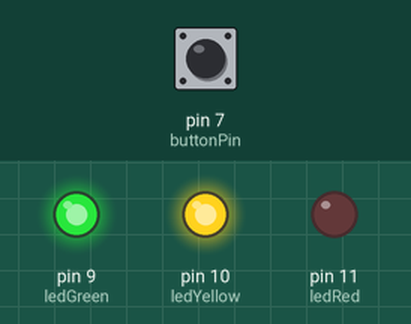
This sketch was run on a simulated Arduino Uno, built with avr-gcc and run on an emulated ATmega328P. On the bench: output pins drawn as LEDs (lit = HIGH). The test bench sets the inputs (shaded band); at power-on: pin 7 (buttonPin) HIGH.

Above: at 1.2 s.
1.3 s: pin 7 (buttonPin) pulled LOW for 0.15 s
At 3.4 s:
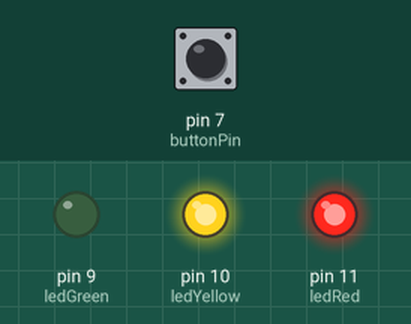
4.4 s: pin 7 (buttonPin) pulled LOW for 3.2 s
10.6 s: pin 7 (buttonPin) pulled LOW for 1 s
At 15.6 s:
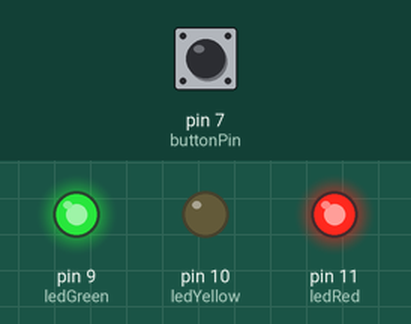
Timing chart, 0 to 17.8 s (numbered marks = the images above; inputs shaded):
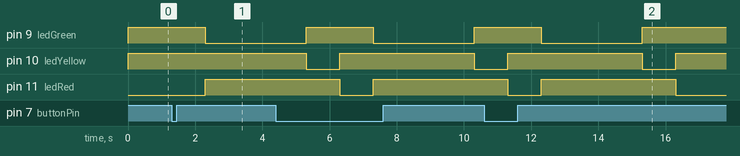

The sketch:

Traffic_lights_+_button_.ino
```cpp
// ===== LED PINS =====
int ledRed = 11; // red traffic light
int ledGreen = 9; // green traffic light
int ledYellow = 10; // yellow traffic light

// ===== BUTTON =====
int buttonPin = 7; // button pin
int buttonState = 0; // stores button state

void setup() {
  // Set LEDs as outputs
  pinMode(ledRed, OUTPUT);
  pinMode(ledGreen, OUTPUT);
  pinMode(ledYellow, OUTPUT);

  // Set button as input
  pinMode(buttonPin, INPUT);

  // Initial state:
  // Red ON, others OFF
  digitalWrite(ledRed,LOW);
  digitalWrite(ledGreen,HIGH);
  digitalWrite(ledYellow,HIGH);

}

void loop() {

  // Read button state
  buttonState = digitalRead(buttonPin);

   // If button is pressed
  if(buttonState == LOW){
    delay(1000);  // wait before changing

     // ===== GREEN ON =====
    digitalWrite(ledRed, HIGH);
    digitalWrite(ledGreen, LOW);

    delay(3000); // stay green for 3 seconds

     // ===== YELLOW ON =====
    digitalWrite(ledGreen, HIGH);
    digitalWrite(ledYellow, LOW);

    delay(1000);

    // ===== BACK TO RED =====
    digitalWrite(ledYellow, HIGH);
    digitalWrite(ledRed, LOW);
  }
}
```

Measured:
- after the input at 1.3 s, pin 9 (ledGreen): HIGH → LOW after 1.0 s; pin 11 (ledRed): LOW → HIGH after 1.0 s
- after the input at 10.6 s, pin 9 (ledGreen): HIGH → LOW after 1.7 s, → HIGH 3.0 s later
